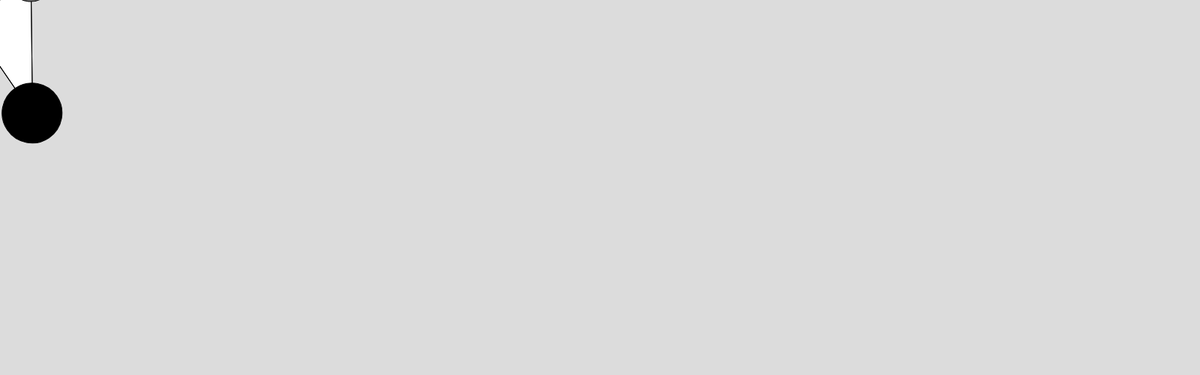
Frame 1 (no input)
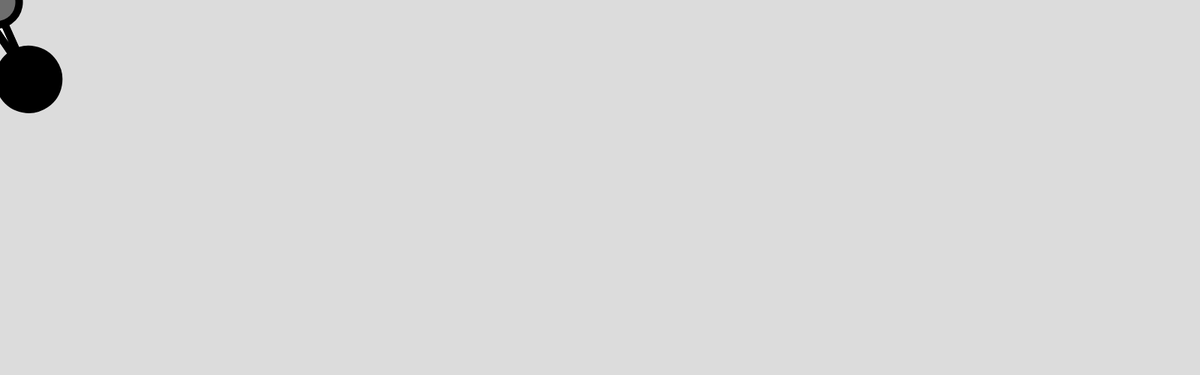
Frame 60 (no input)
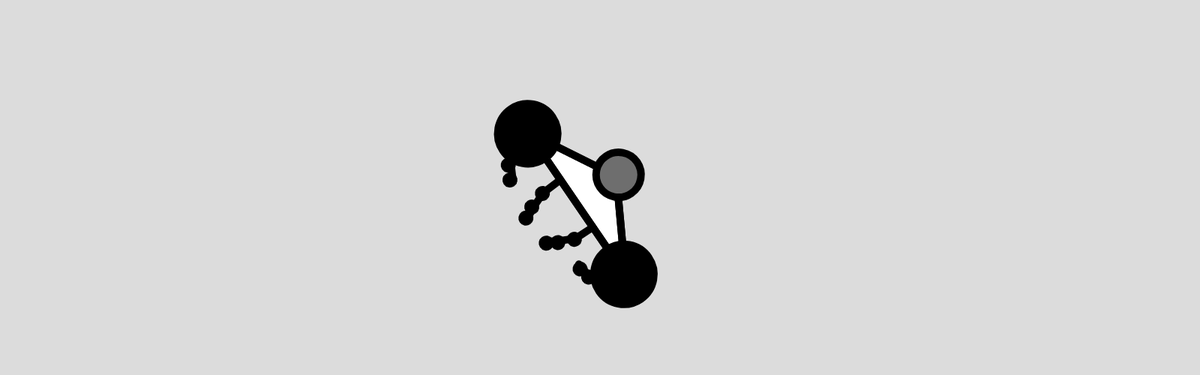
Frame 120 (the mouse pressed at the canvas centre since frame 60)

The p5.js sketch that drew these frames (run headless with seeded random() and noise() and a simulated clock; from frame 60 on, the mouse is pressed at the canvas centre):

// p5.js sketch
// ── sketch.js
let balls = [];
let springs = [];

function setup() {
  createCanvas(1600, 500);

  let a = new Ball(-50, -150, 40);
  balls.push(a);
  let b = new Ball(-50, 150, 40);
  balls.push(b);
  let c = new Ball(50, 0, 30);
  balls.push(c);

  springs.push(new Spring(a, b, 180, 0.2));
  springs.push(new Spring(b, c, 150, 0.2));
  springs.push(new Spring(c, a, 150, 0.2));
  
  for(let i=0;i<16;i++){
    balls.push(new Ball(i*10,0,5))
  }
  
  for(let j=0;j<4;j++){
  for(let i=3;i<6;i++){
    springs.push(new Spring(balls[i+j*4],balls[i+1+j*4],15,0.2))
  }
  }
}

function draw() {
  background(220);

  translate(mouseX,mouseY)
  rotate(-0.6)
  scale(1)
  
  beginShape()
  vertex(balls[1].pos.x,balls[1].pos.y)
  vertex(balls[2].pos.x,balls[2].pos.y)
  vertex(balls[0].pos.x,balls[0].pos.y)
  endShape(CLOSE)
  
  for (let s of springs) {
    s.update();
    s.display();
  }

  
  for (let i=0;i<balls.length;i++) {
    let b=balls[i]
    b.drag();
   //b.bounce();
  //b.reappear()
    b.update();
    if(i!==3&&i!==7&&i!==11&&i!==15){
      b.display();
    }
    
  }
  
  balls[3].pos.x=balls[0].pos.x
  balls[3].pos.y=balls[0].pos.y
  balls[7].pos.x=balls[0].pos.x
  balls[7].pos.y=(balls[1].pos.y-balls[0].pos.y)/3+balls[0].pos.y
  balls[11].pos.x=balls[1].pos.x
  balls[11].pos.y=2*(balls[1].pos.y-balls[0].pos.y)/3+balls[0].pos.y
  balls[15].pos.x=balls[1].pos.x
  balls[15].pos.y=balls[1].pos.y
  
  for (let i=4;i<19;i++){
    balls[i].applyForce(createVector(-2,0))
  }
  
  strokeWeight(10)
  stroke(0)
  
  balls[2].pos.add(createVector(sin(frameCount*0.1)*5,0))
 
  // balls[1].pos.add(createVector(10+sin(frameCount*0.3)*6,0))
}

///// CLASS /////

let C_GRAVITY = 1;
let DISTANCE_BTW_BALLS = 30;

class Spring {
  constructor(a, b, restLength, stiffness) {
    this.bobA = a;
    this.bobB = b;
    this.len = restLength;
    this.k = stiffness; // spring constant
  }
  update() {
    let vector = p5.Vector.sub(this.bobB.pos, this.bobA.pos);
    let distance = vector.mag();
    let stretch = distance - this.len;
    let strength = -1 * stretch * this.k; // hooke's law

    // force to bobB
    let force = vector.copy();
    force.normalize();
    force.mult(strength);
    this.bobB.applyForce(force);

    // force to bobB
    let force1 = vector.copy();
    force1.normalize();
    force1.mult(strength * -1);
    this.bobA.applyForce(force1);

    //text(strength.toFixed(2), this.bobB.pos.x + 50, this.bobB.pos.y);
  }
  display() {
    line(this.bobA.pos.x, this.bobA.pos.y, this.bobB.pos.x, this.bobB.pos.y);
    //circle(this.bobB.pos.x, this.bobB.pos.y, 8);
  }
}

class Ball {
  constructor(x, y, rad) {
    this.pos = createVector(x, y);
    this.vel = createVector(0, 0);
    this.acc = createVector(0, 0);
    this.rad = rad;
    this.mass = rad * 0.5; // MASS!
    //
    this.damping = 0.95; // -5%
  }
  update() {
    this.vel.add(this.acc);
    this.pos.add(this.vel);
    this.acc.mult(0);

    // let's apply damping here
    this.vel.mult(this.damping);
  }
  applyForce(f) {
    if (this.mass > 0) {
      let force = p5.Vector.div(f, this.mass);
      this.acc.add(force);
    }
  }
  attractedTo(others) {
    for (let i = 0; i < others.length; i++) {
      let other = others[i];
      if (this != other) {
        let distance = this.pos.dist(other.pos);
        let magnitude =
          (C_GRAVITY * this.mass * other.mass) / (distance * distance);
        let force = p5.Vector.sub(other.pos, this.pos);
        force.normalize();
        force.mult(magnitude);
        this.applyForce(force);
      }
    }
  }
  repelledFrom(others) {
    // this method is duplicated from attractedTo()
    // then, the force vector is flipped.
    for (let i = 0; i < others.length; i++) {
      let other = others[i];
      if (this != other) {
        let distance = this.pos.dist(other.pos);

        if (distance < this.rad + DISTANCE_BTW_BALLS) {
          let magnitude =
            (C_GRAVITY * this.mass * other.mass) / (distance * distance);
          let force = p5.Vector.sub(other.pos, this.pos);
          force.normalize();
          force.mult(-1); // ***
          force.mult(magnitude);
          this.applyForce(force);
        }
      }
    }
  }
  reappear() {
    if (this.pos.x < 0) {
      this.pos.x = width;
    } else if (this.pos.x > width) {
      this.pos.x = 0;
    }
    if (this.pos.y < 0) {
      this.pos.y = height;
    } else if (this.pos.y > height) {
      this.pos.y = 0;
    }
  }
  bounce() {
    // x
    if (this.pos.x < 0) {
      this.pos.x = 0;
      this.vel.x = -this.vel.x;
    } else if (this.pos.x > width) {
      this.pos.x = width;
      this.vel.x = -this.vel.x;
    }
    // y
    if (this.pos.y < 0) {
      this.pos.y = 0;
      this.vel.y = -this.vel.y;
    } else if (this.pos.y > height) {
      this.pos.y = height;
      this.vel.y = -this.vel.y;
    }
  }
  drag() {
    if (mouseIsPressed) {
      let distance = dist(this.pos.x, this.pos.y, mouseX, mouseY);
      if (distance < this.rad) {
        // in
        this.pos.x = mouseX;
        this.pos.y = mouseY;
      }
    }
  }
  display() {
    push();
    translate(this.pos.x, this.pos.y);
    
    stroke(0);
    fill(0);
    if (this==balls[2]){
      fill(110)
    }
    circle(0, 0, this.rad * 2);
    pop();
  }
}
